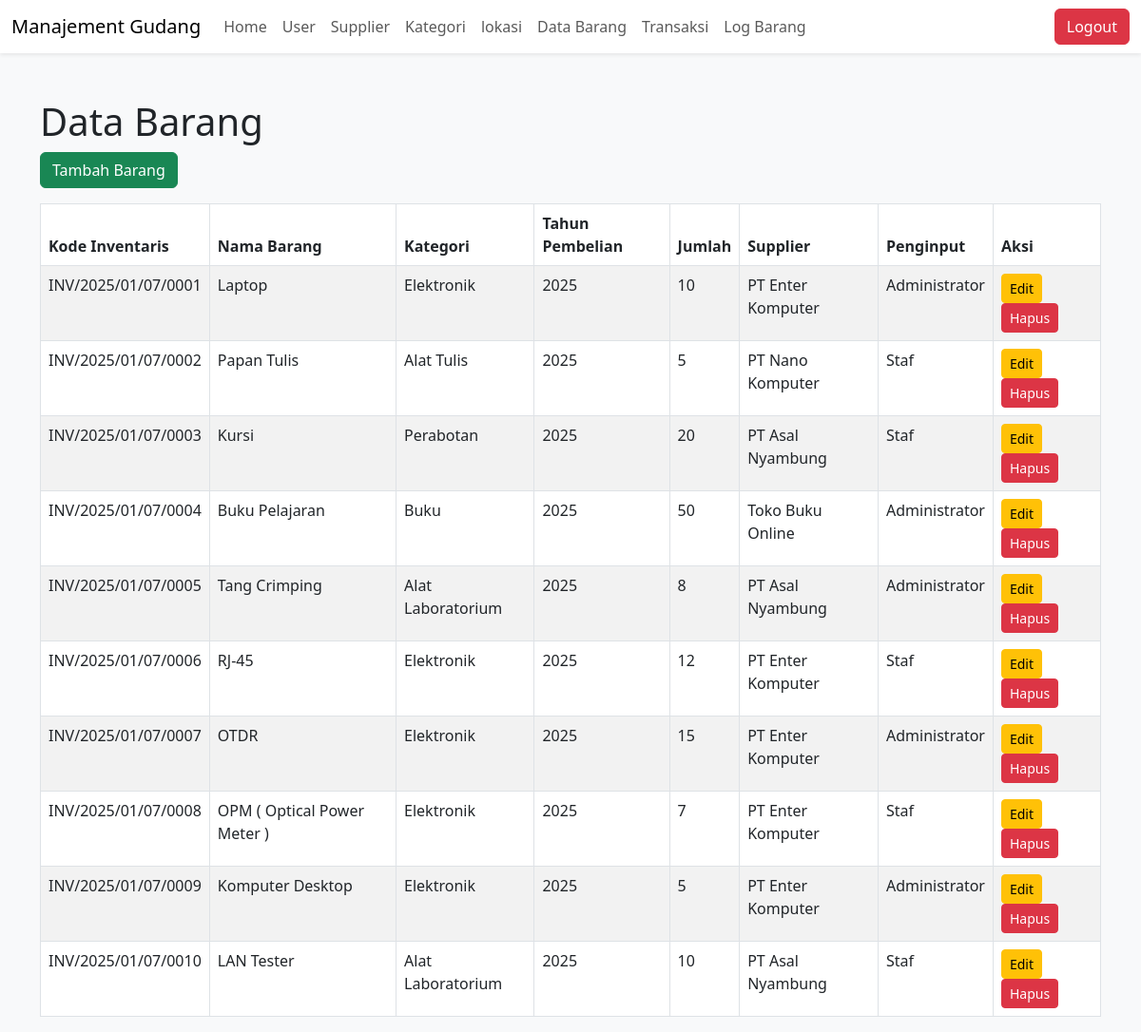
/data_barang.php (signed in), run on the app's committed database.
### tables this page shows
CREATE TABLE barang (
    id INT AUTO_INCREMENT PRIMARY KEY,
    kode_inventaris VARCHAR(50) NOT NULL UNIQUE,
    nama_barang VARCHAR(100) NOT NULL,
    id_kategori INT NOT NULL,
    tahun_pembelian INT NOT NULL,
    jumlah INT NOT NULL,
    id_supplier INT NOT NULL,
    id_user INT NOT NULL,
    FOREIGN KEY (id_kategori) REFERENCES kategori(id),
    FOREIGN KEY (id_supplier) REFERENCES supplier(id),
    FOREIGN KEY (id_user) REFERENCES users(id)
);

CREATE TABLE kategori (
    id INT AUTO_INCREMENT PRIMARY KEY,
    nama_kategori VARCHAR(100) NOT NULL
);

CREATE TABLE supplier (
    id INT AUTO_INCREMENT PRIMARY KEY,
    nama_supplier VARCHAR(100) NOT NULL,
    kontak VARCHAR(100),
    alamat TEXT
);

CREATE TABLE users (
    id INT AUTO_INCREMENT PRIMARY KEY,
    username VARCHAR(50) NOT NULL UNIQUE,
    nama VARCHAR(255) NOT NULL,
    password VARCHAR(255) NOT NULL,
    id_role INT NOT NULL,
    FOREIGN KEY (id_role) REFERENCES role(id)
);

### data_barang.php (the view, shortened to what this page needs)
<?php
include 'koneksi.php';
$query = "SELECT barang.*, kategori.nama_kategori AS kategori, supplier.nama_supplier AS supplier, users.nama AS nama_penginput
        FROM barang
        JOIN kategori ON barang.id_kategori = kategori.id
        JOIN supplier ON barang.id_supplier = supplier.id
        JOIN users ON barang.id_user = users.id";
$result = $conn->query($query);
?>
<!DOCTYPE html>
<html>
<head>
    <link href="https://cdn.jsdelivr.net/npm/bootstrap@5.3.0-alpha1/dist/css/bootstrap.min.css" rel="stylesheet">
</head>
<body class="bg-light">
    <nav class="navbar navbar-expand-lg navbar-light bg-white shadow-sm">
        <div class="container-fluid">
            <a class="navbar-brand" href="#">Manajement Gudang</a>
            <div class="collapse navbar-collapse" id="navbarNav">
            <?php
            include 'navbar.php';
            ?>
            </div>
            <button class="btn btn-danger" onclick="location.href='logout.php'">Logout</button>
        </div>
    </nav>
    <div class="container mt-5">
        <h1>Data Barang</h1>
        <div class="mb-3">
            <button class="btn btn-success" onclick="location.href='tambah_barang.php'">Tambah Barang</button>
        </div>
        <table class="table table-bordered table-striped mt-3">
            <thead>
                <tr>
                    <th>Kode Inventaris</th>
                    <th>Nama Barang</th>
                    <th>Kategori</th>
                    <th>Tahun Pembelian</th>
                    <th>Jumlah</th>
                    <th>Supplier</th>
                    <th>Penginput</th>
                    <th>Aksi</th>
                </tr>
            </thead>
            <tbody>
                <?php while ($row = $result->fetch_assoc()): ?>
                    <tr>
                        <td><?= $row['kode_inventaris']; ?></td>
                        <td><?= $row['nama_barang']; ?></td>
                        <td><?= $row['kategori']; ?></td>
                        <td><?= $row['tahun_pembelian']; ?></td>
                        <td><?= $row['jumlah']; ?></td>
                        <td><?= $row['supplier']; ?></td>
                        <td><?= $row['nama_penginput']; ?></td>
                        <td>
                            <button class="btn btn-warning btn-sm" onclick="location.href='edit_barang.php?id=<?php echo $row['id']; ?>'">Edit</button>
                            <button class="btn btn-danger btn-sm" onclick="if(confirm('Yakin ingin menghapus?')) location.href='hapus_barang.php?id=<?php echo $row['id']; ?>'">Hapus</button>
                        </td>
                    </tr>
                <?php endwhile; ?>
            </tbody>
        </table>
    </div>
</body>
</html>

### navbar.php
<ul class="navbar-nav">
    <li class="nav-item">
        <a class="nav-link" href="index.php">Home</a>
    </li>
    <?php if ($_SESSION['user']['id_role'] === '1'): ?>
        <li class="nav-item">
            <a class="nav-link" href="data_user.php">User</a>
        </li>
        <li class="nav-item">
            <a class="nav-link" href="data_supplier.php">Supplier</a>
        </li>
    <?php endif; ?>
    <li class="nav-item">
        <a class="nav-link" href="data_kategori.php">Kategori</a>
    </li>
    <li class="nav-item">
        <a class="nav-link" href="data_lokasi.php">lokasi</a>
    </li>
    <li class="nav-item">
        <a class="nav-link" href="data_barang.php">Data Barang</a>
    </li>
    <li class="nav-item">
        <a class="nav-link" href="transaksi.php">Transaksi</a>
    </li>
    <li class="nav-item">
        <a class="nav-link" href="log_barang.php">Log Barang</a>
    </li>
</ul>

### data on the page
barang: kode_inventaris "INV/2025/01/07/0001", nama_barang "Laptop", id_kategori.nama_kategori "Elektronik", tahun_pembelian "2025", jumlah "10", id_supplier.nama_supplier "PT Enter Komputer", id_user.nama "Administrator"
barang: kode_inventaris "INV/2025/01/07/0002", nama_barang "Papan Tulis", id_kategori.nama_kategori "Alat Tulis", tahun_pembelian "2025", jumlah "5", id_supplier.nama_supplier "PT Nano Komputer", id_user.nama "Staf"
barang: kode_inventaris "INV/2025/01/07/0003", nama_barang "Kursi", id_kategori.nama_kategori "Perabotan", tahun_pembelian "2025", jumlah "20", id_supplier.nama_supplier "PT Asal Nyambung", id_user.nama "Staf"
barang: kode_inventaris "INV/2025/01/07/0004", nama_barang "Buku Pelajaran", id_kategori.nama_kategori "Buku", tahun_pembelian "2025", jumlah "50", id_supplier.nama_supplier "Toko Buku Online", id_user.nama "Administrator"
barang: kode_inventaris "INV/2025/01/07/0005", nama_barang "Tang Crimping", id_kategori.nama_kategori "Alat Laboratorium", tahun_pembelian "2025", jumlah "8", id_supplier.nama_supplier "PT Asal Nyambung", id_user.nama "Administrator"
barang: kode_inventaris "INV/2025/01/07/0006", nama_barang "RJ-45", id_kategori.nama_kategori "Elektronik", tahun_pembelian "2025", jumlah "12", id_supplier.nama_supplier "PT Enter Komputer", id_user.nama "Staf"
barang: kode_inventaris "INV/2025/01/07/0007", nama_barang "OTDR", id_kategori.nama_kategori "Elektronik", tahun_pembelian "2025", jumlah "15", id_supplier.nama_supplier "PT Enter Komputer", id_user.nama "Administrator"
barang: kode_inventaris "INV/2025/01/07/0008", nama_barang "OPM ( Optical Power Meter )", id_kategori.nama_kategori "Elektronik", tahun_pembelian "2025", jumlah "7", id_supplier.nama_supplier "PT Enter Komputer", id_user.nama "Staf"
barang: kode_inventaris "INV/2025/01/07/0009", nama_barang "Komputer Desktop", id_kategori.nama_kategori "Elektronik", tahun_pembelian "2025", jumlah "5", id_supplier.nama_supplier "PT Enter Komputer", id_user.nama "Administrator"
barang: kode_inventaris "INV/2025/01/07/0010", nama_barang "LAN Tester", id_kategori.nama_kategori "Alat Laboratorium", tahun_pembelian "2025", jumlah "10", id_supplier.nama_supplier "PT Asal Nyambung", id_user.nama "Staf"
